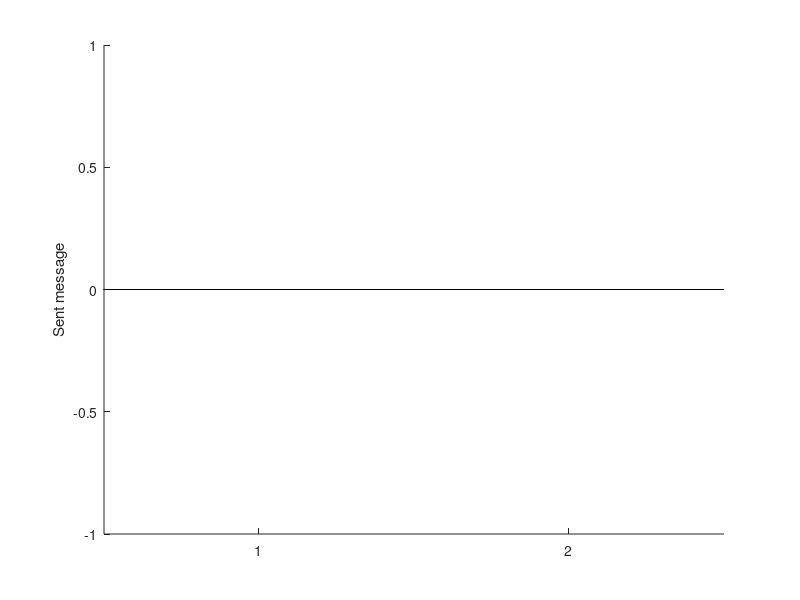

This chart was generated by the following MATLAB code: (Note: this script raises an error after producing the figure.)
node_count = 10;
prefix = 'new_network_coding/run_';
%files = dir(strcat('results/', 'run_topography.txt'));%prefix, int2str(node_count), '_', '*.txt'));
files = dir(strcat(prefix, int2str(node_count), '_', '*.txt'));
result_matrix = [];
for i=1:length(files)
    result_matrix = [result_matrix; readmatrix(strcat('new_network_coding/', files(i).name))];
end
%boxplot(result_matrix(:,(1:9)), "Labels", ["Leach" "Direct" "2-hop" "3-hop" "4-hop" "5-hop" "6-hop" "7-hop" "8-hop"]);
hold on;
bar(mean(result_matrix))
ylabel("Sent message");
xticks([1 2 ]);
xlim([0.5 2.5]);
xticklabels(["No NC" "15/10 NC"]);
title(strcat("Node count: ", int2str(node_count)));
hold off
%title("Average message count for 100 nodes", "FontWeight","normal", "FontSize", 10)